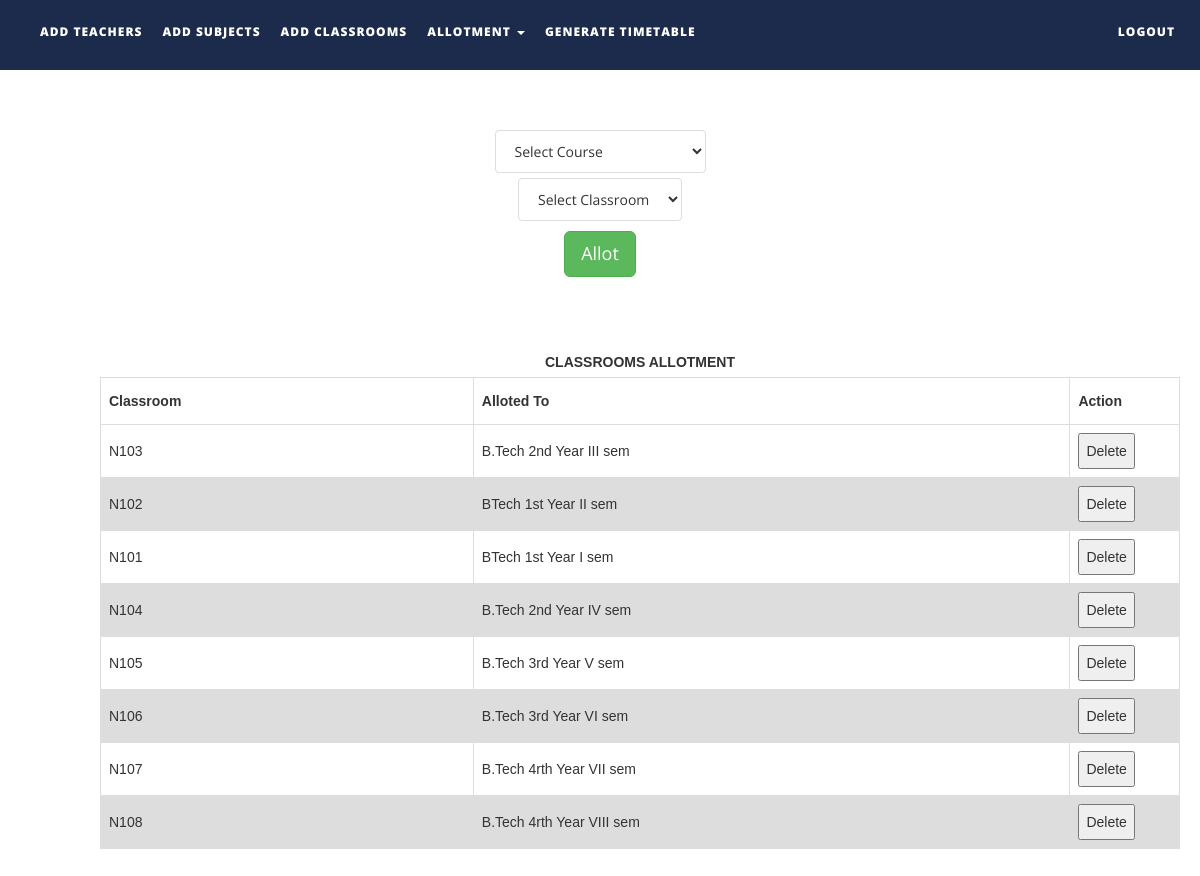
Screenshot of /ttms/allotclasses.php with the database file from the repository.
### tables this page shows
CREATE TABLE `classrooms` (
  `name` varchar(30) NOT NULL,
  `status` int(1) NOT NULL
);

### ttms/allotclasses.php (the view, shortened to what this page needs)
<!DOCTYPE html>
<html xmlns="http://www.w3.org/1999/xhtml">
<head>
    <link href="assets/css/bootstrap.css" rel="stylesheet"/>
    <link href="assets/css/font-awesome.min.css" rel="stylesheet"/>
    <link href="assets/css/flexslider.css" rel="stylesheet"/>
    <link href="assets/css/style.css" rel="stylesheet"/>
</head>
<body>
<div class="navbar navbar-inverse navbar-fixed-top " id="menu">
    <div class="container">
        <div class="navbar-collapse collapse move-me">
            <ul class="nav navbar-nav navbar-left">
                <li><a href="addteachers.php">ADD TEACHERS</a></li>
                <li><a href="addsubjects.php">ADD SUBJECTS</a></li>
                <li><a href="addclassrooms.php">ADD CLASSROOMS</a></li>
                <li class="dropdown"><a class="dropdown-toggle" data-toggle="dropdown" aria-expanded="false">ALLOTMENT
                        <span class="caret"></span></a>
                </li>
                <li><a href="generatetimetable.php">GENERATE TIMETABLE</a></li>
            </ul>
            <ul class="nav navbar-nav navbar-right">
                <li><a href="index.php">LOGOUT</a></li>
            </ul>
        </div>
    </div>
</div>
<br>
<form action="allotclasses.php" method="post" style="margin-top: 100px">
    <div align="center">
        <select name="course" class="list-group-item">
            <option selected disabled>Select Course</option>
        </select>
    </div>
    <div align="center" style="margin-top: 5px">
        <select name="in_class" class="list-group-item">
            <?php
            $q = mysqli_query(mysqli_connect("localhost", "root", "", "ttms"),
                "SELECT * FROM classrooms");
            $row_count = mysqli_num_rows($q);
            if ($row_count) {
                $mystring = '
             <option selected disabled>Select Classroom</option>';
                while ($row = mysqli_fetch_assoc($q)) {
                    if ($row['status'] != 0)
                        continue;
                    $mystring .= '<option value="' . $row['name'] . '">' . $row['name'] . '</option>';
                }
                echo $mystring;
            }
            ?>
        </select>
    </div>
    <div align="center" style="margin-top: 10px;">
        <button type="submit" class="btn btn-success btn-lg">Allot</button>
    </div>
</form>
<div align="center">
    <table id=allotedclassroomstable>
        <caption><strong>CLASSROOMS ALLOTMENT</strong></caption>
        <tr>
            <th width="250">Classroom</th>
            <th width="400">Alloted To</th>
            <th width="60">Action</th>
        </tr>
        <tbody>
        <?php
        $q = mysqli_query(mysqli_connect("localhost", "root", "", "ttms"),
            "SELECT * FROM classrooms ");
        $courses = array('BTech 1st Year I sem', 'BTech 1st Year II sem', 'B.Tech 2nd Year III sem', 'B.Tech 2nd Year IV sem','B.Tech 3rd Year V sem', 'B.Tech 3rd Year VI sem', 'B.Tech 4rth Year VII sem', 'B.Tech 4rth Year VIII sem');
        while ($row = mysqli_fetch_assoc($q)) {
            echo "<tr><td>{$row['name']}</td>
                    <td>{$courses[$row['status']-1]}</td>
                <td><button>Delete</button></td>
                    </tr>\n";
        }
        ?>
        </tbody>
    </table>
</div>
</body>
</html>

### ttms/assets/css/style.css (style rules this page uses)
#menu { background-color: rgba(28, 43, 75, 1); color: #fff; font-size: 12px; font-weight: 900; letter-spacing: 1px; min-height: 70px; }
.navbar-inverse { border-color: transparent; }
.navbar-inverse .navbar-nav > li > a, .navbar-inverse .navbar-nav > li > a:hover { color: #FFF; padding: 22px 10px; }

### ttms/allotclasses.php (style rules this page uses)
table { margin-top: 70px; margin-bottom: 50px; font-family: arial, sans-serif; border-collapse: collapse; margin-left: 80px; width: 90%; }
td, th { border: 1px solid #dddddd; text-align: left; padding: 8px; }
tr:nth-child(even) { background-color: #dddddd; }

### rows the page displays
classrooms: name "N103", status "B.Tech 2nd Year III sem"
classrooms: name "N102", status "BTech 1st Year II sem"
classrooms: name "N101", status "BTech 1st Year I sem"
classrooms: name "N104", status "B.Tech 2nd Year IV sem"
classrooms: name "N105", status "B.Tech 3rd Year V sem"
classrooms: name "N106", status "B.Tech 3rd Year VI sem"
classrooms: name "N107", status "B.Tech 4rth Year VII sem"
classrooms: name "N108", status "B.Tech 4rth Year VIII sem"
